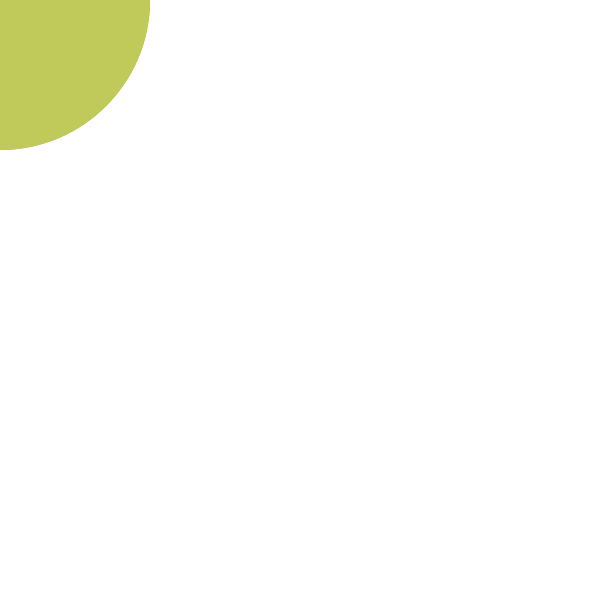
Frame 1 (no input)
Frame 60 (the mouse pressed at the canvas centre just before this capture): identical to frame 1, image omitted
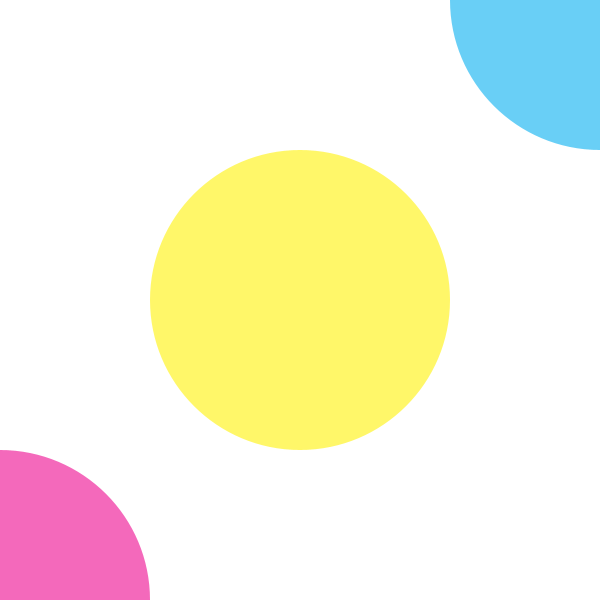
Frame 120 (the mouse held since frame 60 and released just before this capture)

The Processing sketch that drew these frames (run headless with seeded random() and noise(); from frame 60 on, the mouse is pressed at the canvas centre):

// Processing sketch: processing_112488
// ── processing_112488.pde


void setup(){
size(600, 600);
background(255);
}

void draw() {
  background(255);
  noStroke();
  fill(236,0,140,150);
ellipse(mouseX-mouseY,mouseY+mouseX,300,300);
  fill(0,174,239,150);
ellipse(mouseY+mouseY,mouseX-mouseY,300,300);
 fill(255,242,0,150);
ellipse(mouseY,mouseX,300,300);
  
}
